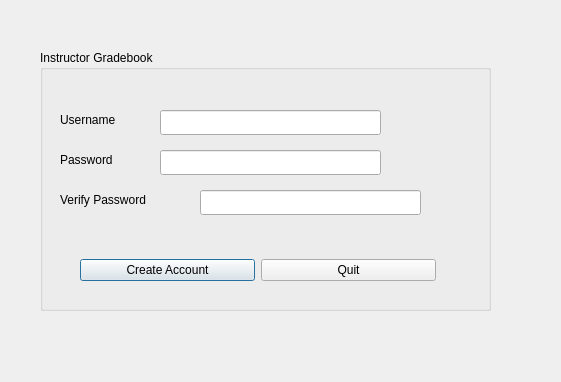
<?xml version="1.0" encoding="UTF-8"?>
<ui version="4.0">
 <class>IGPCreateUser</class>
 <widget class="QDialog" name="IGPCreateUser">
  <property name="geometry">
   <rect>
    <x>0</x>
    <y>0</y>
    <width>561</width>
    <height>382</height>
   </rect>
  </property>
  <property name="windowTitle">
   <string>Instructor Grading Program: Create Account</string>
  </property>
  <widget class="QGroupBox" name="loginGroupBox">
   <property name="geometry">
    <rect>
     <x>40</x>
     <y>50</y>
     <width>451</width>
     <height>261</height>
    </rect>
   </property>
   <property name="title">
    <string>Instructor Gradebook</string>
   </property>
   <widget class="QLineEdit" name="usernameField">
    <property name="geometry">
     <rect>
      <x>120</x>
      <y>60</y>
      <width>221</width>
      <height>25</height>
     </rect>
    </property>
   </widget>
   <widget class="QLineEdit" name="passwordField">
    <property name="geometry">
     <rect>
      <x>120</x>
      <y>100</y>
      <width>221</width>
      <height>25</height>
     </rect>
    </property>
    <property name="echoMode">
     <enum>QLineEdit::Password</enum>
    </property>
   </widget>
   <widget class="QLabel" name="usernameLabel">
    <property name="geometry">
     <rect>
      <x>20</x>
      <y>60</y>
      <width>81</width>
      <height>19</height>
     </rect>
    </property>
    <property name="text">
     <string>Username</string>
    </property>
   </widget>
   <widget class="QLabel" name="passwordLabel">
    <property name="geometry">
     <rect>
      <x>20</x>
      <y>100</y>
      <width>81</width>
      <height>19</height>
     </rect>
    </property>
    <property name="text">
     <string>Password</string>
    </property>
   </widget>
   <widget class="QWidget" name="horizontalLayoutWidget">
    <property name="geometry">
     <rect>
      <x>40</x>
      <y>200</y>
      <width>356</width>
      <height>41</height>
     </rect>
    </property>
    <layout class="QHBoxLayout" name="horizontalLayout">
     <item>
      <widget class="QPushButton" name="createAccountButton">
       <property name="text">
        <string>Create Account</string>
       </property>
      </widget>
     </item>
     <item>
      <widget class="QPushButton" name="quitButton">
       <property name="text">
        <string>Quit</string>
       </property>
      </widget>
     </item>
    </layout>
   </widget>
   <widget class="QLineEdit" name="verifyPasswordField">
    <property name="geometry">
     <rect>
      <x>160</x>
      <y>140</y>
      <width>221</width>
      <height>25</height>
     </rect>
    </property>
    <property name="echoMode">
     <enum>QLineEdit::Password</enum>
    </property>
   </widget>
   <widget class="QLabel" name="verifyPasswordLabel">
    <property name="geometry">
     <rect>
      <x>20</x>
      <y>140</y>
      <width>131</width>
      <height>19</height>
     </rect>
    </property>
    <property name="text">
     <string>Verify Password</string>
    </property>
   </widget>
  </widget>
 </widget>
 <tabstops>
  <tabstop>usernameField</tabstop>
  <tabstop>passwordField</tabstop>
  <tabstop>verifyPasswordField</tabstop>
  <tabstop>createAccountButton</tabstop>
  <tabstop>quitButton</tabstop>
 </tabstops>
 <resources/>
 <connections/>
</ui>
